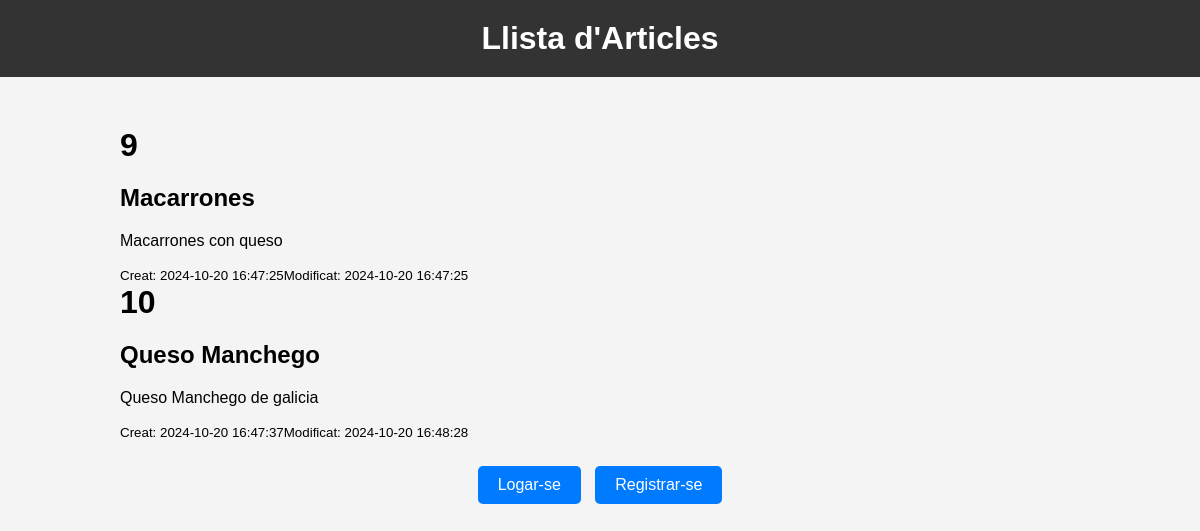
The page / on the database its author committed.
### tables this page shows
CREATE TABLE `articulos` (
  `id` int(11) NOT NULL,
  `nombre` varchar(255) NOT NULL,
  `cuerpo` text NOT NULL,
  `fecha_creacion` datetime DEFAULT current_timestamp(),
  `fecha_modificacion` datetime DEFAULT current_timestamp() ON UPDATE current_timestamp(),
  `id_usuario` int(11) DEFAULT NULL
);

### articles.php (the view)
<?php
require_once 'model/db.php';
function mostrarArticulos() {
    global $conn;
    $articulos_html = '';
    $query = "SELECT id, nombre, cuerpo, fecha_creacion, fecha_modificacion FROM articulos";
    $result = mysqli_query($conn, $query);
    if ($result && mysqli_num_rows($result) > 0) {
        while ($row = mysqli_fetch_assoc($result)) {
            $articulos_html .= "<div class='articulo'>";
            $articulos_html .= "<h1>" . htmlspecialchars($row['id']) . "</h1>";
            $articulos_html .= "<h2>" . htmlspecialchars($row['nombre']) . "</h2>";
            $articulos_html .= "<p>" . htmlspecialchars($row['cuerpo']) . "</p>";
            $articulos_html .= "<small>Creat: " . htmlspecialchars($row['fecha_creacion']) . "</small>";
            $articulos_html .= "<small>Modificat: " . htmlspecialchars($row['fecha_modificacion']) . "</small>";
            $articulos_html .= "</div>";
        }
    } else {
        $articulos_html .= "<p>No hi ha articles disponibles.</p>";
    }
    return $articulos_html;
}
?>

### index.php (shortened to what this page needs)
<?php
require 'model/db.php';
require 'articles.php';
$is_logged_in = isset($_SESSION['usuario']);
?>
<!DOCTYPE html>
<html lang="es">
<head>
    <link rel="stylesheet" href="estils/style.css">
</head>
<body>
    <header>
        <h1>Llista d'Articles</h1>
    </header>
    <main>
        <div class="articulos-list">
            <?php
                echo mostrarArticulos();
            ?>
        </div>
        <div class="actions">
            <?php if ($is_logged_in): ?>
                <a href="vista/Inserir.html">Inserir Article</a>
                <a href="vista/Modificar.html">Modificar Article</a>
                <a href="vista/Esborrar.html">Eliminar Article</a>
                <a href="controladores/logout.php">Tancar Sessió</a>
            <?php else: ?>
                <button onclick="mostrarFormulario('login')">Logar-se</button>
                <button onclick="mostrarFormulario('register')">Registrar-se</button>
            <?php endif; ?>
        </div>
    </main>
</body>
</html>

### estils/style.css (style rules this page uses)
body { font-family: Arial, sans-serif; background-color: #f4f4f4; margin: 0; padding: 0; display: flex; flex-direction: column; align-items: center; }
header { background-color: #333; color: white; padding: 20px; width: 100%; text-align: center; }
h1 { margin: 0; }
main { margin-top: 30px; width: 80%; max-width: 1200px; }
.actions { margin: 20px 0; text-align: center; }
.actions a, .actions button { background-color: #007bff; color: white; padding: 10px 20px; text-decoration: none; border-radius: 5px; border: none; cursor: pointer; margin: 5px; font-size: 16px; }

### rows shown on the page
articulos: id "9", nombre "Macarrones", cuerpo "Macarrones con queso", fecha_creacion "2024-10-20 16:47:25", fecha_modificacion "2024-10-20 16:47:25"
articulos: id "10", nombre "Queso Manchego", cuerpo "Queso Manchego de galicia", fecha_creacion "2024-10-20 16:47:37", fecha_modificacion "2024-10-20 16:48:28"
